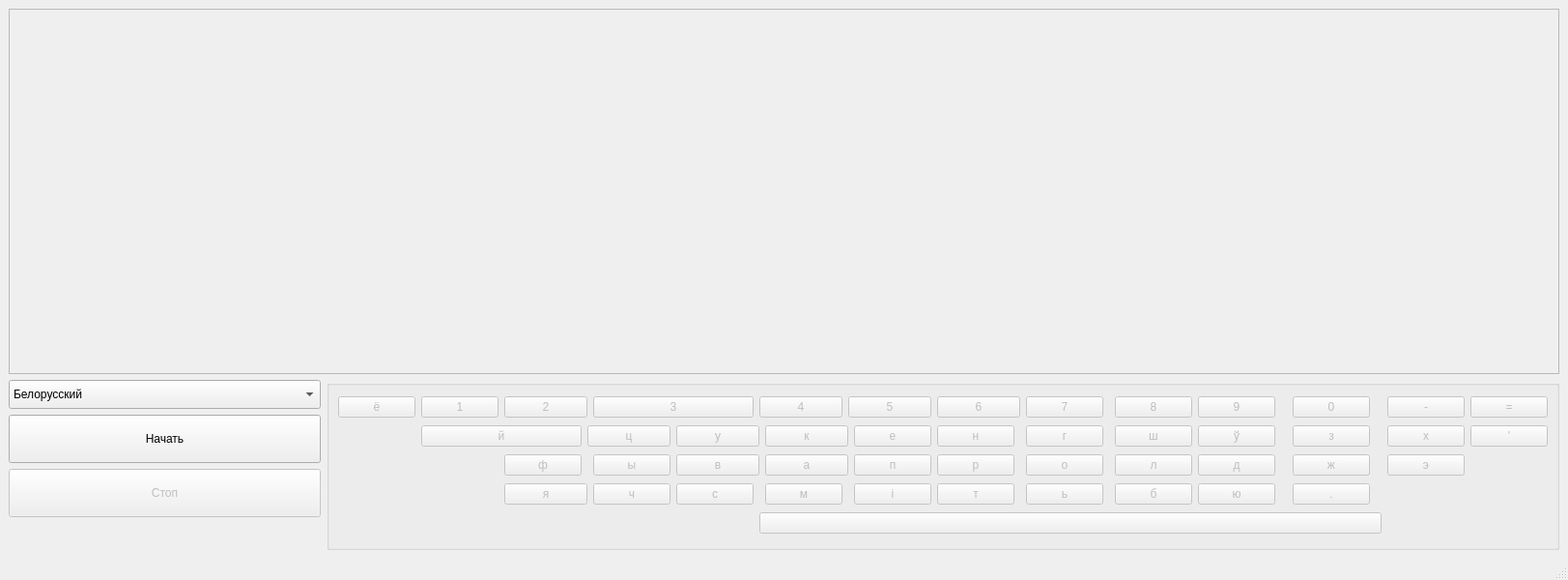
<?xml version="1.0" encoding="UTF-8"?>
<ui version="4.0">
 <class>MainWindow</class>
 <widget class="QMainWindow" name="MainWindow">
  <property name="geometry">
   <rect>
    <x>0</x>
    <y>0</y>
    <width>1623</width>
    <height>600</height>
   </rect>
  </property>
  <property name="windowTitle">
   <string>MainWindow</string>
  </property>
  <widget class="QWidget" name="centralwidget">
   <layout class="QGridLayout" name="gridLayout_2">
    <item row="0" column="0" colspan="2">
     <widget class="QTextEdit" name="textEdit">
      <property name="enabled">
       <bool>false</bool>
      </property>
      <property name="font">
       <font>
        <pointsize>20</pointsize>
       </font>
      </property>
      <property name="tabChangesFocus">
       <bool>false</bool>
      </property>
     </widget>
    </item>
    <item row="1" column="1" rowspan="6">
     <widget class="QGroupBox" name="groupBox">
      <property name="enabled">
       <bool>false</bool>
      </property>
      <property name="title">
       <string/>
      </property>
      <layout class="QGridLayout" name="gridLayout">
       <item row="1" column="5" colspan="2">
        <widget class="QPushButton" name="pushButton16">
         <property name="text">
          <string>у</string>
         </property>
        </widget>
       </item>
       <item row="0" column="10" colspan="2">
        <widget class="QPushButton" name="pushButton7">
         <property name="text">
          <string>6</string>
         </property>
        </widget>
       </item>
       <item row="0" column="4" colspan="2">
        <widget class="QPushButton" name="pushButton4">
         <property name="font">
          <font>
           <hintingpreference>PreferDefaultHinting</hintingpreference>
          </font>
         </property>
         <property name="text">
          <string>3</string>
         </property>
        </widget>
       </item>
       <item row="0" column="15">
        <widget class="QPushButton" name="pushButton10">
         <property name="text">
          <string>9</string>
         </property>
        </widget>
       </item>
       <item row="1" column="7" colspan="2">
        <widget class="QPushButton" name="pushButton17">
         <property name="text">
          <string>к</string>
         </property>
        </widget>
       </item>
       <item row="0" column="18">
        <widget class="QPushButton" name="pushButton11">
         <property name="text">
          <string>0</string>
         </property>
        </widget>
       </item>
       <item row="1" column="3" colspan="2">
        <widget class="QPushButton" name="pushButton15">
         <property name="text">
          <string>ц</string>
         </property>
        </widget>
       </item>
       <item row="2" column="4">
        <widget class="QPushButton" name="pushButton27">
         <property name="text">
          <string>ы</string>
         </property>
        </widget>
       </item>
       <item row="0" column="6" colspan="2">
        <widget class="QPushButton" name="pushButton5">
         <property name="text">
          <string>4</string>
         </property>
        </widget>
       </item>
       <item row="0" column="1">
        <widget class="QPushButton" name="pushButton2">
         <property name="enabled">
          <bool>false</bool>
         </property>
         <property name="text">
          <string>1</string>
         </property>
        </widget>
       </item>
       <item row="1" column="1" colspan="2">
        <widget class="QPushButton" name="pushButton14">
         <property name="text">
          <string>й</string>
         </property>
        </widget>
       </item>
       <item row="0" column="12">
        <widget class="QPushButton" name="pushButton8">
         <property name="text">
          <string>7</string>
         </property>
        </widget>
       </item>
       <item row="0" column="8" colspan="2">
        <widget class="QPushButton" name="pushButton6">
         <property name="text">
          <string>5</string>
         </property>
        </widget>
       </item>
       <item row="0" column="2" colspan="2">
        <widget class="QPushButton" name="pushButton3">
         <property name="text">
          <string>2</string>
         </property>
        </widget>
       </item>
       <item row="3" column="2" colspan="2">
        <widget class="QPushButton" name="pushButton37">
         <property name="text">
          <string>я</string>
         </property>
        </widget>
       </item>
       <item row="0" column="0">
        <widget class="QPushButton" name="pushButton1">
         <property name="enabled">
          <bool>false</bool>
         </property>
         <property name="text">
          <string>ё</string>
         </property>
        </widget>
       </item>
       <item row="0" column="26">
        <widget class="QPushButton" name="pushButton13">
         <property name="text">
          <string>=</string>
         </property>
        </widget>
       </item>
       <item row="0" column="14">
        <widget class="QPushButton" name="pushButton9">
         <property name="text">
          <string>8</string>
         </property>
        </widget>
       </item>
       <item row="2" column="2">
        <widget class="QPushButton" name="pushButton26">
         <property name="text">
          <string>ф</string>
         </property>
        </widget>
       </item>
       <item row="0" column="22">
        <widget class="QPushButton" name="pushButton12">
         <property name="text">
          <string>-</string>
         </property>
        </widget>
       </item>
       <item row="4" column="6" colspan="15">
        <widget class="QPushButton" name="pushButton47">
         <property name="text">
          <string/>
         </property>
        </widget>
       </item>
       <item row="2" column="5" colspan="2">
        <widget class="QPushButton" name="pushButton28">
         <property name="text">
          <string>в</string>
         </property>
        </widget>
       </item>
       <item row="2" column="7" colspan="2">
        <widget class="QPushButton" name="pushButton29">
         <property name="text">
          <string>а</string>
         </property>
        </widget>
       </item>
       <item row="1" column="9">
        <widget class="QPushButton" name="pushButton18">
         <property name="text">
          <string>е</string>
         </property>
        </widget>
       </item>
       <item row="2" column="9">
        <widget class="QPushButton" name="pushButton30">
         <property name="text">
          <string>п</string>
         </property>
        </widget>
       </item>
       <item row="1" column="10">
        <widget class="QPushButton" name="pushButton19">
         <property name="text">
          <string>н</string>
         </property>
        </widget>
       </item>
       <item row="2" column="10">
        <widget class="QPushButton" name="pushButton31">
         <property name="text">
          <string>р</string>
         </property>
        </widget>
       </item>
       <item row="1" column="12">
        <widget class="QPushButton" name="pushButton20">
         <property name="text">
          <string>г</string>
         </property>
        </widget>
       </item>
       <item row="2" column="12">
        <widget class="QPushButton" name="pushButton32">
         <property name="text">
          <string>о</string>
         </property>
        </widget>
       </item>
       <item row="3" column="9">
        <widget class="QPushButton" name="pushButton41">
         <property name="text">
          <string>і</string>
         </property>
        </widget>
       </item>
       <item row="3" column="10">
        <widget class="QPushButton" name="pushButton42">
         <property name="text">
          <string>т</string>
         </property>
        </widget>
       </item>
       <item row="3" column="12">
        <widget class="QPushButton" name="pushButton43">
         <property name="text">
          <string>ь</string>
         </property>
        </widget>
       </item>
       <item row="1" column="14">
        <widget class="QPushButton" name="pushButton21">
         <property name="text">
          <string>ш</string>
         </property>
        </widget>
       </item>
       <item row="2" column="14">
        <widget class="QPushButton" name="pushButton33">
         <property name="text">
          <string>л</string>
         </property>
        </widget>
       </item>
       <item row="3" column="14">
        <widget class="QPushButton" name="pushButton44">
         <property name="text">
          <string>б</string>
         </property>
        </widget>
       </item>
       <item row="1" column="15">
        <widget class="QPushButton" name="pushButton22">
         <property name="text">
          <string>ў</string>
         </property>
        </widget>
       </item>
       <item row="1" column="18">
        <widget class="QPushButton" name="pushButton23">
         <property name="text">
          <string>з</string>
         </property>
        </widget>
       </item>
       <item row="2" column="15">
        <widget class="QPushButton" name="pushButton34">
         <property name="text">
          <string>д</string>
         </property>
        </widget>
       </item>
       <item row="1" column="22">
        <widget class="QPushButton" name="pushButton24">
         <property name="text">
          <string>х</string>
         </property>
        </widget>
       </item>
       <item row="2" column="18">
        <widget class="QPushButton" name="pushButton35">
         <property name="text">
          <string>ж</string>
         </property>
        </widget>
       </item>
       <item row="3" column="15">
        <widget class="QPushButton" name="pushButton45">
         <property name="text">
          <string>ю</string>
         </property>
        </widget>
       </item>
       <item row="1" column="26">
        <widget class="QPushButton" name="pushButton25">
         <property name="text">
          <string>'</string>
         </property>
        </widget>
       </item>
       <item row="2" column="22">
        <widget class="QPushButton" name="pushButton36">
         <property name="text">
          <string>э</string>
         </property>
        </widget>
       </item>
       <item row="3" column="18">
        <widget class="QPushButton" name="pushButton46">
         <property name="text">
          <string>.</string>
         </property>
        </widget>
       </item>
       <item row="3" column="4">
        <widget class="QPushButton" name="pushButton38">
         <property name="text">
          <string>ч</string>
         </property>
        </widget>
       </item>
       <item row="3" column="5">
        <widget class="QPushButton" name="pushButton39">
         <property name="text">
          <string>с</string>
         </property>
        </widget>
       </item>
       <item row="3" column="7">
        <widget class="QPushButton" name="pushButton40">
         <property name="text">
          <string>м</string>
         </property>
        </widget>
       </item>
      </layout>
     </widget>
    </item>
    <item row="1" column="0">
     <widget class="QComboBox" name="comboBox">
      <property name="minimumSize">
       <size>
        <width>0</width>
        <height>30</height>
       </size>
      </property>
      <property name="focusPolicy">
       <enum>Qt::NoFocus</enum>
      </property>
      <item>
       <property name="text">
        <string>Белорусский</string>
       </property>
      </item>
      <item>
       <property name="text">
        <string>Немецкий</string>
       </property>
      </item>
      <item>
       <property name="text">
        <string>Французский</string>
       </property>
      </item>
      <item>
       <property name="text">
        <string>Арабский</string>
       </property>
      </item>
      <item>
       <property name="text">
        <string>Иврит</string>
       </property>
      </item>
      <item>
       <property name="text">
        <string>Китайский</string>
       </property>
      </item>
     </widget>
    </item>
    <item row="7" column="0">
     <layout class="QVBoxLayout" name="verticalLayout"/>
    </item>
    <item row="4" column="0">
     <widget class="QPushButton" name="pushButton_2">
      <property name="enabled">
       <bool>false</bool>
      </property>
      <property name="minimumSize">
       <size>
        <width>0</width>
        <height>50</height>
       </size>
      </property>
      <property name="focusPolicy">
       <enum>Qt::NoFocus</enum>
      </property>
      <property name="text">
       <string>Стоп</string>
      </property>
     </widget>
    </item>
    <item row="2" column="0" rowspan="2">
     <widget class="QPushButton" name="pushButton">
      <property name="minimumSize">
       <size>
        <width>50</width>
        <height>50</height>
       </size>
      </property>
      <property name="focusPolicy">
       <enum>Qt::NoFocus</enum>
      </property>
      <property name="text">
       <string>Начать</string>
      </property>
     </widget>
    </item>
    <item row="5" column="0" rowspan="2">
     <layout class="QVBoxLayout" name="verticalLayout_2"/>
    </item>
   </layout>
  </widget>
  <widget class="QMenuBar" name="menubar">
   <property name="geometry">
    <rect>
     <x>0</x>
     <y>0</y>
     <width>1623</width>
     <height>22</height>
    </rect>
   </property>
  </widget>
  <widget class="QStatusBar" name="statusbar"/>
 </widget>
 <resources/>
 <connections/>
</ui>
